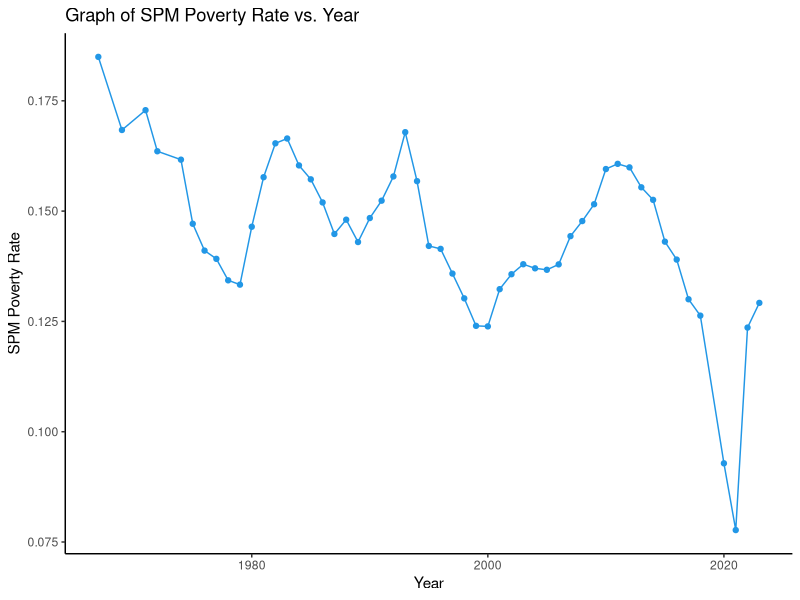

Write R code to recreate this figure. (Note: this script raises an error after producing the figure.)
## ---- chunk 1
library(readxl)
library(ggplot2)
library(lubridate)

## ---- chunk 2
OPM_SPM_table <- read_excel("OPM_SPM.xlsx", 
     range = "A2:F62")
## ---- chunk 3
colnames(OPM_SPM_table) <- c("year", "Anchored SPM Rate without Taxes/Transfers", "Anchored SPM", "Historical SPM without Taxes/Transfers", "SPM_Poverty_Rate", "OPM_Poverty_Rate" )
                                   
## ---- chunk 4
OPM_SPM_table$year -> year
substring(year,1,4)

substring(year,1,4) ->OPM_SPM_table$year
## ---- chunk 5
OPM_SPM_table <- OPM_SPM_table[-c (2,4,7,48, 52,55,56), ]
## ---- chunk 6
OPM_SPM_table$SPM_Poverty_Rate -> SPM_Poverty_Rate
OPM_SPM_table$year -> year
OPM_SPM_table$Date <- make_date(year)
make_date(year) -> Year
## ---- chunk 7
ggplot(data=OPM_SPM_table,aes (x = Year, y = SPM_Poverty_Rate)) + geom_point(color=4) + geom_line(color=4) + theme_classic() + labs(title="Graph of SPM Poverty Rate vs. Year",
        x ="Year", y = "SPM Poverty Rate")
## ---- chunk 8
SPM_graph <- renderPlot({
ggplot(data=OPM_SPM_table,aes (x = Year, y = SPM_Poverty_Rate)) + geom_point(color=4) + geom_line(color=4) + theme_classic() + labs(title="Graph of SPM Poverty Rate vs. Year",
        x ="Year", y = "SPM Poverty Rate")
})
## ---- chunk 9
OPM_SPM_table$OPM_Poverty_Rate -> OPM_Poverty_Rate
ggplot(data=OPM_SPM_table, aes (x = Year, y = OPM_Poverty_Rate)) + geom_point(color=4) + geom_line(color=4) + theme_classic() + labs(title="Graph of OPM Poverty Rate vs. Year",
        x ="Year", y = "OPM Poverty Rate")
## ---- chunk 10
OPM_graph <- renderPlot({
OPM_SPM_table$OPM_Poverty_Rate -> OPM_Poverty_Rate
ggplot(data=OPM_SPM_table, aes (x = Year, y = OPM_Poverty_Rate)) + geom_point(color=4) + geom_line(color=4) + theme_classic() + labs(title="Graph of OPM Poverty Rate vs. Year",
        x ="Year", y = "OPM Poverty Rate")
})
## ---- chunk 11
write.csv(OPM_SPM_table, file= "OPM_SPM_clean.csv")
